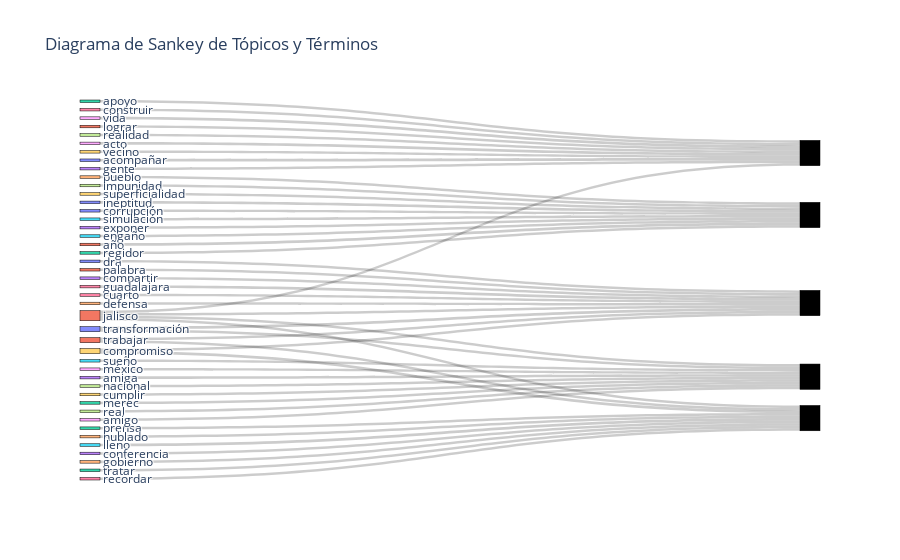

Notebook cell for this chart:
### Code cell
# Crear un conjunto de términos únicos
unique_terms = set()
for topic_id, topic_words in topics:
    terms = [term.split('*')[1].strip('"') for term in topic_words.split(' + ')]
    unique_terms.update(terms)

# Crear listas para nodos y enlaces
nodes = list(unique_terms)
source_indices = []
target_indices = []
values = []

# Procesar los tópicos y sus palabras clave para identificar las conexiones
for topic_id, topic_words in topics:
    terms = [term.split('*')[1].strip('"') for term in topic_words.split(' + ')]
    for term in terms:
        source_indices.append(nodes.index(term))
        target_indices.append(len(nodes) + topic_id)  # Cada tema se representa como un nodo adicional
        values.append(1)

# Crear un diagrama de Sankey
fig = go.Figure(go.Sankey(
    node=dict(
        pad=15,
        thickness=20,
        line=dict(color="black", width=0.5),
        label=nodes  # Etiquetas de los términos
    ),
    link=dict(
        source=source_indices,
        target=target_indices,
        value=values
    )
))

# Mostrar el diagrama de Sankey
fig.update_layout(title_text="Diagrama de Sankey de Tópicos y Términos")
fig.show()

### Figure 1 — Plotly figure (JSON) as saved in the notebook; plotly's stock layout.template omitted (floating-point values rounded to 4 significant figures)
{"data": [{"link": {"source": [43, 18, 38, 12, 11, 31, 16, 37, 40, 39, 20, 4, 41, 25, 9, 10, 42, 7, 35, 33, 6, 11, 30, 1, 3, 34, 26, 29, 0, 21, 11, 30, 19, 22, 8, 13, 5, 27, 28, 17, 11, 23, 2, 24, 29, 36, 32, 21, 14, 15], "target": [44, 44, 44, 44, 44, 44, 44, 44, 44, 44, 45, 45, 45, 45, 45, 45, 45, 45, 45, 45, 46, 46, 46, 46, 46, 46, 46, 46, 46, 46, 47, 47, 47, 47, 47, 47, 47, 47, 47, 47, 48, 48, 48, 48, 48, 48, 48, 48, 48, 48], "value": [1, 1, 1, 1, 1, 1, 1, 1, 1, 1, 1, 1, 1, 1, 1, 1, 1, 1, 1, 1, 1, 1, 1, 1, 1, 1, 1, 1, 1, 1, 1, 1, 1, 1, 1, 1, 1, 1, 1, 1, 1, 1, 1, 1, 1, 1, 1, 1, 1, 1]}, "node": {"label": ["dra", "palabra", "prensa", "compartir", "pueblo", "sueño", "guadalajara", "impunidad", "méxico", "superficialidad", "ineptitud", "jalisco", "apoyo", "amiga", "nublado", "lleno", "construir", "nacional", "vida", "cumplir", "corrupción", "trabajar", "merec", "conferencia", "gobierno", "simulación", "cuarto", "real", "amigo", "compromiso", "transformación", "lograr", "tratar", "exponer", "defensa", "engaño", "recordar", "realidad", "acto", "vecino", "acompañar", "año", "regidor", "gente"], "line": {"color": "black", "width": 0.5}, "pad": 15, "thickness": 20}, "type": "sankey"}], "layout": {"title": {"text": "Diagrama de Sankey de Tópicos y Términos"}}}
